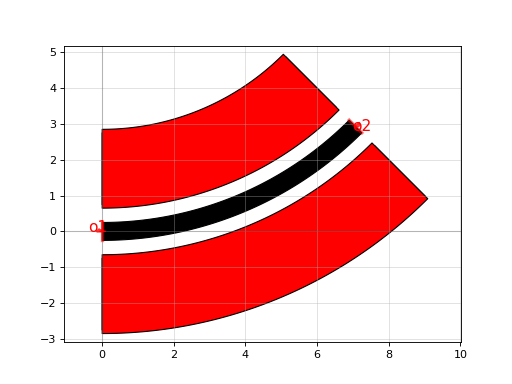

Generate this figure with Python:
import gdsfactory as gf

xs = gf.cross_section.strip_heater_doped(width=0.5, heater_width=2, heater_gap=0.5)
p = gf.path.arc(radius=10, angle=45)
c = p.extrude(xs)
c.plot()
